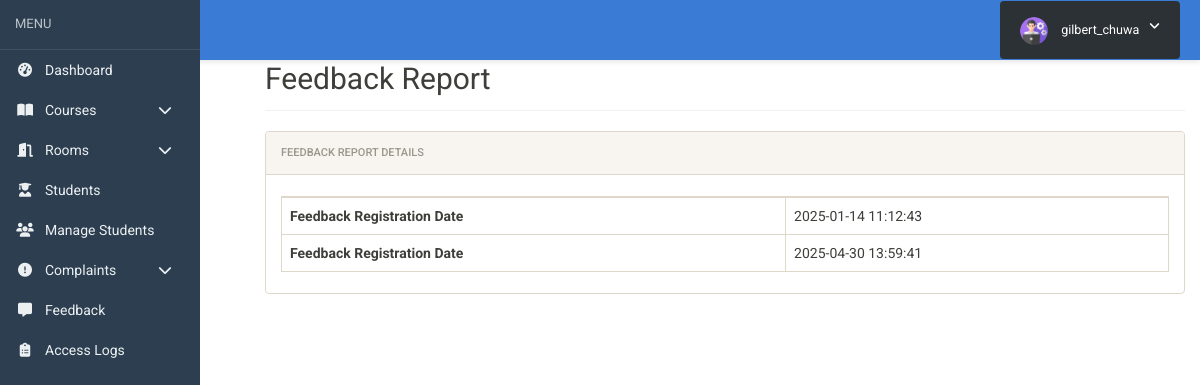
Page /hostel/admin/feedback-report.php (signed in) on the committed database.
### tables this page shows
CREATE TABLE `feedback` (
  `id` int(11) NOT NULL,
  `AccessibilityWarden` varchar(255) DEFAULT NULL,
  `AccessibilityMember` varchar(255) DEFAULT NULL,
  `RedressalProblem` varchar(255) DEFAULT NULL,
  `Room` varchar(255) DEFAULT NULL,
  `Mess` varchar(255) DEFAULT NULL,
  `HostelSurroundings` varchar(255) DEFAULT NULL,
  `OverallRating` varchar(255) DEFAULT NULL,
  `FeedbackMessage` varchar(255) DEFAULT NULL,
  `userId` int(11) DEFAULT NULL,
  `postinDate` timestamp NULL DEFAULT current_timestamp()
);

### hostel/admin/feedback-report.php (the view, shortened to what this page needs)
<?php
include('includes/checklogin.php');
?>
<!doctype html>
<html lang="en" class="no-js">
<head>
	<link rel="stylesheet" href="css/font-awesome.min.css">
	<link rel="stylesheet" href="css/bootstrap.min.css">
	<link rel="stylesheet" href="css/dataTables.bootstrap.min.css">
	<link rel="stylesheet" href="css/bootstrap-social.css">
	<link rel="stylesheet" href="css/bootstrap-select.css">
	<link rel="stylesheet" href="css/fileinput.min.css">
	<link rel="stylesheet" href="css/awesome-bootstrap-checkbox.css">
	<link rel="stylesheet" href="css/style.css">
	<link rel="stylesheet" href="css/font-awesome.min.css">
</head>
<body>
	<?php include('includes/header.php');?>
	<div class="ts-main-content">
			<?php include('includes/sidebar.php');?>
		<div class="content-wrapper">
			<div class="container-fluid">
				<div class="row" id="print">
					<div class="col-md-12">
						<h2 class="page-title" style="margin-top:4%">Feedback Report</h2>
						<div class="panel panel-default">
							<div class="panel-heading">Feedback Report Details</div>
							<div class="panel-body">
<?php
$uid=$_GET['uid'];
$ret="SELECT * FROM feedback  ";
$stmt= $mysqli->prepare($ret);
$stmt->bind_param('i',$uid);
$stmt->execute() ;
$res=$stmt->get_result();
 ?>
		<table id="zctb" class="table table-bordered " cellspacing="0" width="100%" border="1">
<?php
while($row=$res->fetch_object())
	  { ?>
<tr>
<th>Feedback Registration Date</th>
<td><?php echo $row->postinDate;?></td>
</tr>
<?php } ?>
</table>
</div>
</div>
</div>
</div>
</div>
</div>
</div>
</body>
</html>

### hostel/admin/css/style.css (style rules this page uses)
html { font-size: 14px; }
@media only screen and (min-width: 480px) { html { font-size: 17px; } }
@media only screen and (min-width: 768px) { html { font-size: 14px; } }
body { font-size: 1em; }
.panel { overflow: hidden; }
.page-title { padding-bottom: 15px; margin-bottom: 20px; border-bottom: 1px solid #f0f0f0; }
.ts-main-content .content-wrapper { padding-top: 15px; margin-top: 10px; }
@media only screen and (min-width: 992px) { .ts-main-content .content-wrapper { margin-left: 250px; } }

### rows in the picture
feedback: postinDate "2025-01-14 11:12:43"
feedback: postinDate "2025-04-30 13:59:41"

### other values in the picture
$_SESSION['username'] "gilbert_chuwa"
